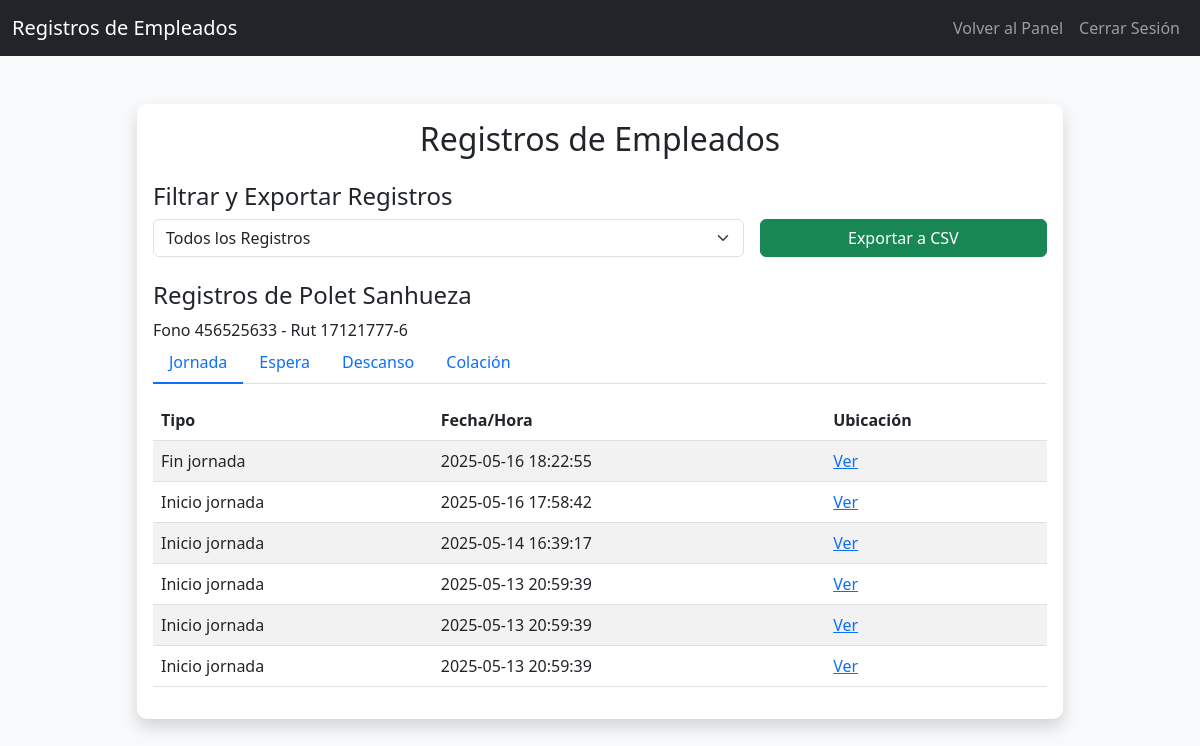
The page /ver_registros.php?empleado_id=15 (signed in) on the database its author committed.
### tables this page shows
CREATE TABLE `usuarios` (
  `id` int(11) NOT NULL AUTO_INCREMENT,
  `username` varchar(50) NOT NULL,
  `password` varchar(255) NOT NULL,
  `rol` enum('admin','empleado','superadmin') NOT NULL DEFAULT 'empleado',
  `nombre` varchar(50) NOT NULL,
  `apellido` varchar(50) NOT NULL,
  `telefono` varchar(15) NOT NULL,
  `rut` varchar(12) DEFAULT NULL,
  `edad` int(11) DEFAULT NULL,
  `direccion` varchar(255) DEFAULT NULL,
  `cargo` varchar(100) DEFAULT NULL,
  `fecha_contratacion` date DEFAULT NULL,
  `instalacion_id` int(11) DEFAULT NULL,
  `es_superadmin` tinyint(1) DEFAULT 0,
  `empresa_id` int(11) DEFAULT NULL,
  PRIMARY KEY (`id`),
  UNIQUE KEY `username` (`username`),
  KEY `instalacion_id` (`instalacion_id`),
  KEY `fk_empresa` (`empresa_id`)
);

CREATE TABLE `registros` (
  `id` int(11) NOT NULL AUTO_INCREMENT,
  `usuario_id` int(11) NOT NULL,
  `tipo` enum('inicio_jornada','fin_jornada','inicio_espera','fin_espera','inicio_descanso','fin_descanso','inicio_colacion','fin_colacion') NOT NULL,
  `fecha_hora` datetime NOT NULL,
  `latitud` decimal(10,8) DEFAULT NULL,
  `longitud` decimal(11,8) DEFAULT NULL,
  `instalacion_id` int(11) DEFAULT NULL,
  PRIMARY KEY (`id`),
  KEY `fk_usuario` (`usuario_id`),
  KEY `instalacion_id` (`instalacion_id`)
);

### ver_registros.php (the view, shortened to what this page needs)
<?php
require 'conexion.php';
$filtro = isset($_GET['filtro']) ? $_GET['filtro'] : 'todos';
$registros = [];
$empleado_seleccionado = null;
if (isset($_GET['empleado_id'])) {
    $empleado_id = $_GET['empleado_id'];
    $stmt = $conn->prepare("SELECT nombre, apellido, rut, telefono FROM usuarios WHERE id = :empleado_id");
    $stmt->execute(['empleado_id' => $empleado_id]);
    $empleado_seleccionado = $stmt->fetch(PDO::FETCH_ASSOC);
    $sql = "SELECT tipo, fecha_hora, latitud, longitud FROM registros WHERE usuario_id = :empleado_id";
    $params = ['empleado_id' => $empleado_id];
    $sql .= " ORDER BY fecha_hora DESC";
    $stmt = $conn->prepare($sql);
    $stmt->execute($params);
    $registros = $stmt->fetchAll(PDO::FETCH_ASSOC);
}
?>
<!DOCTYPE html>
<html lang="es">
<head>
    <link href="https://cdn.jsdelivr.net/npm/bootstrap@5.3.0/dist/css/bootstrap.min.css" rel="stylesheet">
    <link rel="stylesheet" href="https://cdnjs.cloudflare.com/ajax/libs/animate.css/4.1.1/animate.min.css">
    <link rel="stylesheet" href="styles.css">
</head>
<body class="bg-light">
    <nav class="navbar navbar-expand-lg navbar-dark bg-dark">
        <div class="container-fluid">
            <a class="navbar-brand" href="#">Registros de Empleados</a>
            <div class="collapse navbar-collapse" id="navbarNav">
                <ul class="navbar-nav ms-auto">
                    <li class="nav-item">
                        <a class="nav-link" href="gestion_empleados.php">Volver al Panel</a>
                    </li>
                    <li class="nav-item">
                        <a class="nav-link" href="logout.php">Cerrar Sesión</a>
                    </li>
                </ul>
            </div>
        </div>
    </nav>
    <div class="container mt-5">
        <div class="row">
            <div class="col-md-10 mx-auto">
                <div class="card shadow animate__animated animate__fadeInUp">
                    <div class="card-body">
                        <h2 class="card-title text-center mb-4">Registros de Empleados</h2>
                        <?php if (isset($_GET['empleado_id'])): ?>
                            <div class="mb-4">
                                <h4>Filtrar y Exportar Registros</h4>
                                <form method="GET" action="ver_registros.php" class="row g-3">
                                    <div class="col-md-8">
                                        <select id="filtro" name="filtro" class="form-select" onchange="this.form.submit()">
                                            <option value="todos" <?php echo ($filtro == 'todos') ? 'selected' : ''; ?>>Todos los Registros</option>
                                        </select>
                                    </div>
                                    <div class="col-md-4">
                                        <a href="exportar_csv.php?empleado_id=<?php echo $_GET['empleado_id']; ?>&filtro=<?php echo $filtro; ?>" class="btn btn-success w-100">Exportar a CSV</a>
                                    </div>
                                </form>
                            </div>
                        <?php endif; ?>
                        <?php if (isset($_GET['empleado_id'])): ?>
                            <div class="mt-4">
                                <h4>Registros de <?php echo $empleado_seleccionado['nombre'] . ' ' . $empleado_seleccionado['apellido']; ?></h4>
                                <h7>Fono <?php echo $empleado_seleccionado['telefono'] . ' - Rut ' . $empleado_seleccionado['rut']; ?></h7>
<ul class="nav nav-tabs" id="registrosTabs" role="tablist">
    <li class="nav-item" role="presentation">
        <button class="nav-link active" id="jornada-tab" data-bs-toggle="tab" data-bs-target="#jornada" type="button" role="tab">Jornada</button>
    </li>
    <li class="nav-item" role="presentation">
        <button class="nav-link" id="espera-tab" data-bs-toggle="tab" data-bs-target="#espera" type="button" role="tab">Espera</button>
    </li>
    <li class="nav-item" role="presentation">
        <button class="nav-link" id="descanso-tab" data-bs-toggle="tab" data-bs-target="#descanso" type="button" role="tab">Descanso</button>
    </li>
    <li class="nav-item" role="presentation">
        <button class="nav-link" id="colacion-tab" data-bs-toggle="tab" data-bs-target="#colacion" type="button" role="tab">Colación</button>
    </li>
</ul>
<div class="tab-content" id="registrosTabsContent">
    <div class="tab-pane fade show active" id="jornada" role="tabpanel">
        <table class="table table-striped mt-3">
            <thead>
                <tr>
                    <th>Tipo</th>
                    <th>Fecha/Hora</th>
                    <th>Ubicación</th>
                </tr>
            </thead>
            <tbody>
                <?php foreach ($registros as $registro): ?>
                    <?php if (in_array($registro['tipo'], ['inicio_jornada', 'fin_jornada'])): ?>
                        <tr>
                            <td><?= ucfirst(str_replace('_', ' ', $registro['tipo'])) ?></td>
                            <td><?= $registro['fecha_hora'] ?></td>
                            <td>
                                <?php if ($registro['latitud']): ?>
                                    <a href="https://maps.google.com?q=<?= $registro['latitud'] ?>,<?= $registro['longitud'] ?>" target="_blank">Ver</a>
                                <?php endif; ?>
                            </td>
                        </tr>
                    <?php endif; ?>
                <?php endforeach; ?>
            </tbody>
        </table>
    </div>
</div>
                            </div>
                        <?php endif; ?>
                    </div>
                </div>
            </div>
        </div>
    </div>
</body>
</html>

### styles.css (style rules this page uses)
.animate__fadeInUp { animation-duration: 0.5s; }
.card { border: none; border-radius: 10px; }
.btn { transition: transform 0.2s ease-in-out; }
.card { border: none; border-radius: 10px; transition: transform 0.2s ease-in-out; }
.table-striped tbody tr:nth-of-type(odd) { background-color: rgba(0, 0, 0, 0.05); }
.nav-tabs .nav-link { border: none; border-bottom: 2px solid transparent; transition: border-color 0.2s ease-in-out; }
.nav-tabs .nav-link.active { border-bottom: 2px solid #0d6efd; color: #0d6efd; }
.row.g-3 { margin-bottom: 1rem; }
.btn-success { background-color: #198754; border-color: #198754; }

### rows shown on the page
usuarios: nombre "Polet", apellido "Sanhueza", telefono "456525633", rut "17121777-6"
registros: tipo "Fin jornada", fecha_hora "2025-05-16 18:22:55"
registros: tipo "Inicio jornada", fecha_hora "2025-05-16 17:58:42"
registros: tipo "Inicio jornada", fecha_hora "2025-05-14 16:39:17"
registros: tipo "Inicio jornada", fecha_hora "2025-05-13 20:59:39"
registros: tipo "Inicio jornada", fecha_hora "2025-05-13 20:59:39"
registros: tipo "Inicio jornada", fecha_hora "2025-05-13 20:59:39"
